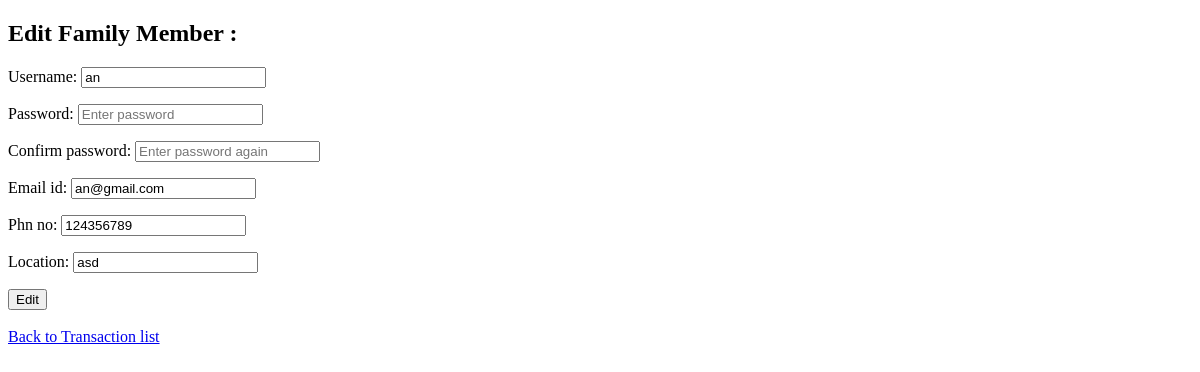
The page /user/member_edit/2/ on the database as committed earlier.
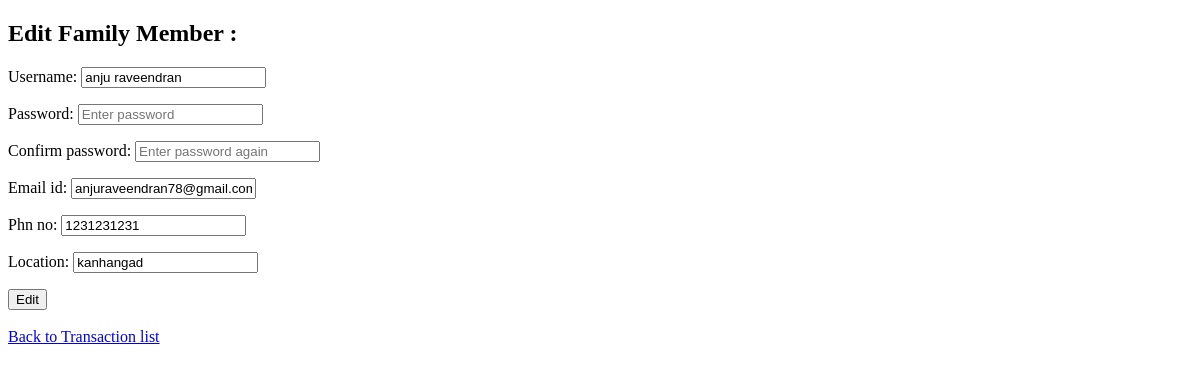
The same page on the database as committed later.
### user/models.py (models this page shows)
class Registration(models.Model):
    username = models.CharField(max_length=100,unique=True)
    password = models.CharField(max_length=100)
    confirm_password = models.CharField(max_length=100)
    email_id = models.EmailField()
    phn_no = models.CharField(max_length=15)
    location = models.CharField(max_length=100)
    ROLE_CHOICES = (
        ('user', 'User'),
        ('family', 'Family Member'),
    )
    role = models.CharField(max_length=10, choices=ROLE_CHOICES)
    otp = models.CharField(max_length=6, blank=True, null=True)

### user/views.py (the view)
# urls.py: path('user/member_edit/<int:id>/',views.member_edit,name='member_edit'),
def member_edit(request, id):
    member = get_object_or_404(Registration, id=id)
    if request.method == "POST":
        form = RegistrationForm(request.POST, instance=member)
        if form.is_valid():
            form.save()
            return redirect('Memberlist_page')
    else:
        form = RegistrationForm(instance=member)
        role =  request.session.get("role")
    return render(request, "member_edit.html", {
        'forms': form,
        'member': member,
        'role':role
        })

### user/templates/member_edit.html (shortened to what this page needs)
<!DOCTYPE html>
<html>
    <head>
        <link rel="stylesheet" href="">
    </head>
    <body>
        <h2> Edit Family Member : {{ transac.id }}</h2>
        <form method="POST">
            {{ forms.as_p }}
            <button type="submit">Edit</button>
        </form>
        <br>
        <a href="{% url 'Memberlist_page' %}">Back to Transaction list</a>
    </body>
</html>

Rows that differ between the two databases and show on the page:
changed Registration: username "an" → "anju raveendran"; email_id "an@gmail.com" → "anjuraveendran78@gmail.com"; phn_no "124356789" → "1231231231"; location "asd" → "kanhangad"
